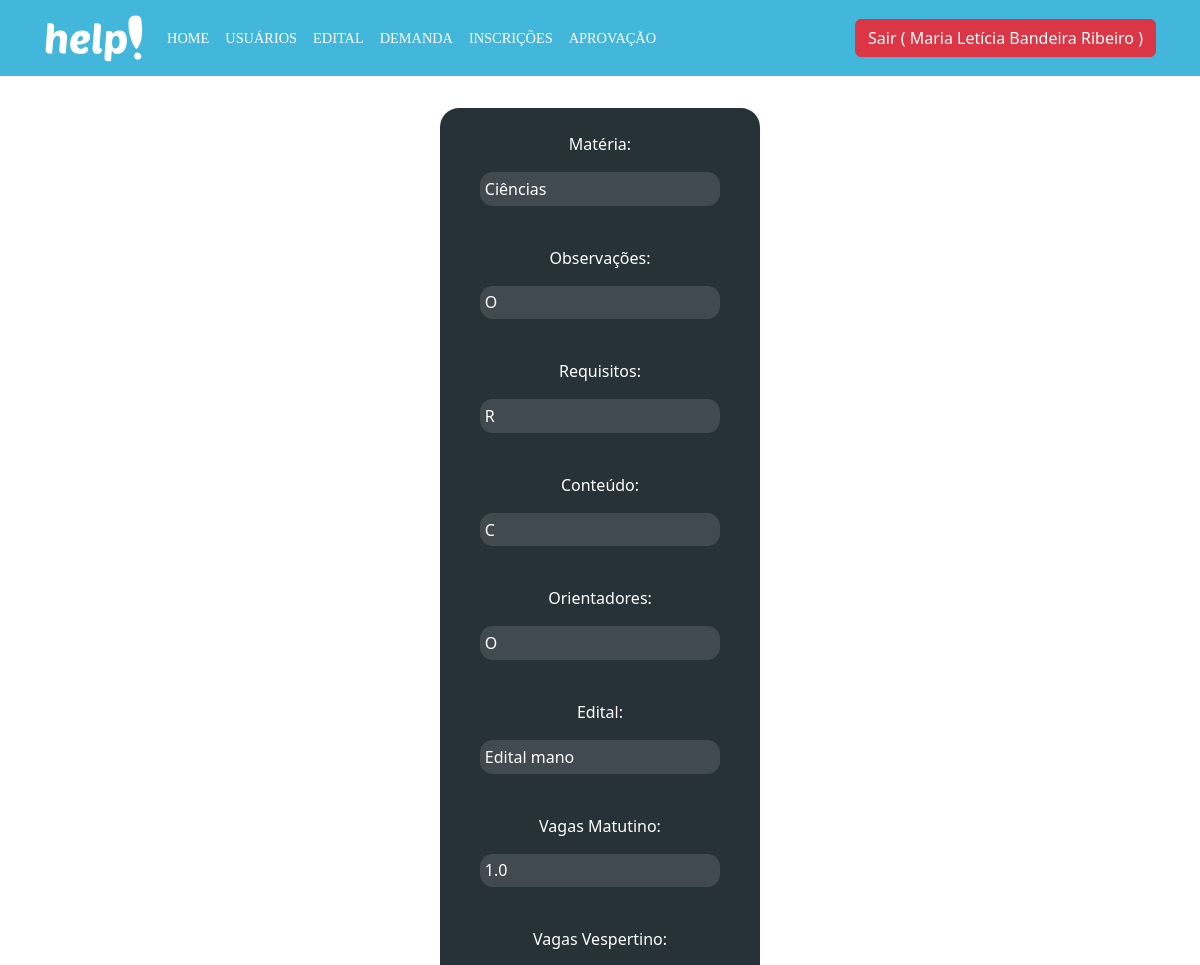
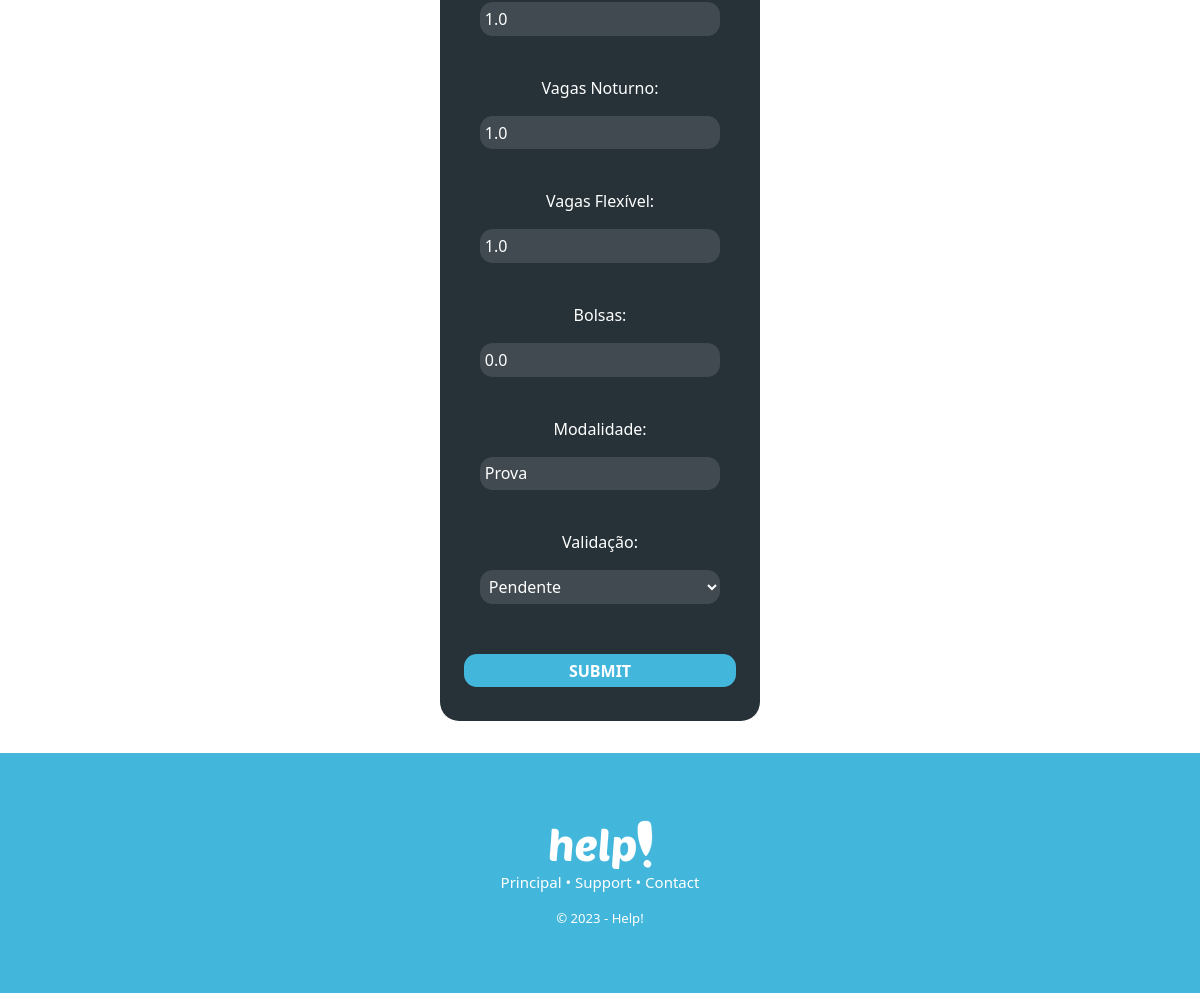
The page /demanda/update/1 (signed in) on the database its author committed (2 pictures, top to bottom).
### database/models.py (models this page shows, shortened)
class Usuario(db.Model, UserMixin):
  __tablename__= "usuario"
  id = db.Column(db.Integer, primary_key = True)
  nome = db.Column(db.String(100))
  email = db.Column(db.String(100))
  matricula = db.Column(db.String(100))
  senha = db.Column(db.String(100))
  admin = db.Column(db.Boolean)
  professor = db.Column(db.Boolean)

class Demanda(db.Model):
  __tablename__= "demanda"
  id = db.Column(db.Integer, primary_key = True, autoincrement = True)
  materia = db.Column(db.String(100))
  observacoes = db.Column(db.Text)
  requisitos = db.Column(db.Text)
  conteudo = db.Column(db.Text)
  orientadores = db.Column(db.Text)
  id_edital = db.Column(db.Integer, db.ForeignKey('edital.id'))
  modalidade = db.Column(db.Text)
  validacao = db.Column(db.Boolean)
  vagas_matutino = db.Column(db.Float)
  vagas_vespertino = db.Column(db.Float)
  vagas_noturno = db.Column(db.Float)
  vagas_flexivel = db.Column(db.Float)
  bolsas = db.Column(db.Float)
  edital = db.relationship('Edital', foreign_keys=id_edital)

class Edital(db.Model):
  __tablename__= "edital"
  id = db.Column(db.Integer, primary_key = True)
  titulo = db.Column(db.String(100))
  paragrafo = db.Column(db.String(100))
  link = db.Column(db.String(100))

### controllers/demanda.py (the view, shortened to what this page needs)
@bp_demanda.route('/update/<int:id>', methods=['GET', 'POST'])
@login_required
def update(id):
  if not current_user.professor:
    return 'Acesso não permitido'
    return redirect('/login')
  if id and request.method=='GET':
    demanda = Demanda.query.get(id)
    return render_template('demanda_update.html', demanda=demanda)

### controllers/usuario.py (called while the page is built)
@lm.user_loader
def load_user(id):
  usuario = Usuario.query.filter_by(id=id).first()
  return usuario

### templates/demanda_update.html (shortened to what this page needs)
{% extends 'header.html' %}
  {% block container %}
<div class="main-create">
  <div class="form-create">
    <form action="/demanda/update/{{demanda.id}}" method="POST" class="form-create-create">
      Matéria: <input type="text" name="materia" value="{{demanda.materia}}"><br/>
      Observações: <input type="text" name="observacoes" value="{{demanda.observacoes}}"><br/>
      Requisitos: <input type="text" name="requisitos" value="{{demanda.requisitos}}"><br/>
      Conteúdo: <input type="text" name="conteudo" value="{{demanda.conteudo}}"><br/>
      Orientadores: <input type="text" name="orientadores" value="{{demanda.orientadores}}"><br/>
      Edital: <input type="text" name="id_edital" value="{{demanda.edital.titulo}}"><br/>
      Vagas Matutino: <input type="number" name='vagas_matutino' value="{{demanda.vagas_matutino}}"/><br />
      Vagas Vespertino: <input type="number" name='vagas_vespertino' value="{{demanda.vagas_vespertino}}"/><br />
      Vagas Noturno: <input type="number" name='vagas_noturno' value="{{demanda.vagas_noturno}}"/><br />
      Vagas Flexível: <input type="number" name='vagas_flexivel' value="{{demanda.vagas_flexivel}}"/><br />
      Bolsas: <input type="number" name='bolsas' value="{{demanda.bolsas}}"/><br />
      Modalidade: <input type="text" name="modalidade" value="{{demanda.modalidade}}" /><br />
      Validação:
    <select name="validacao">
      <option value="False" {{ 'selected' if not demanda.validacao }}> Pendente</option>
    </select><br>
      <input type="submit" name="Atualizar" class="btn btn-success">
    </form>
  </div>
</div>
{% endblock %}

### templates/header.html (shortened to what this page needs)
<!DOCTYPE html>
<html lang="pt-br">
<head>
  <link href="https://cdn.jsdelivr.net/npm/bootstrap@5.3.0-alpha1/dist/css/bootstrap.min.css" rel="stylesheet">
  <link rel="stylesheet" href="/static/header.css">
</head>
<body>
<nav class="navbar navbar-expand-lg bg-body-tertiary" style="background-color: #43B6DB !important; padding-left: 2rem; padding-right: 2rem;">
  <div class="container-fluid">
    <a class="navbar-brand" href="/usuarios/dashboard"><img src="/static/assets/help.svg" alt="..." height="50vh"></a>
    <div class="collapse navbar-collapse" id="navbarSupportedContent">
      <ul class="navbar-nav me-auto mb-2 mb-lg-0">
        <li class="nav-item">
          <a class="nav-link active" aria-current="page" href="/usuarios/dashboard">Home</a>
        </li>
        {% if current_user.admin %}
        <li class="nav-item">
          <a class="nav-link" href="/usuarios/recovery">Usuários</a>
        </li>
        {% endif %}
        {% if current_user.admin %}
        <li class="nav-item">
          <a class="nav-link" href="/edital/recovery">Edital</a>
        </li>
        {% endif %}
        {% if current_user.professor %}
        <li class="nav-item">
          <a class="nav-link" href="/demanda/recovery">Demanda</a>
        </li>
        {% endif %}
        {% if current_user.professor %}
        <li class="nav-item">
          <a class="nav-link" href="/inscricao/recovery">Inscrições</a>
        </li>
        {% endif %}
        {% if current_user.professor %}
        <li class="nav-item">
          <a class="nav-link" href="/aprovacao/recovery">Aprovação</a>
        </li>
        {% endif %}
      </ul>
      <form class="d-flex" role="search">
        <a href="{{url_for('usuarios.logoff')}}" class="btn btn-danger" id="button-sair">Sair ( {{current_user.nome}} )</a>
      </form>
    </div>
  </div>
</nav>
  {% block container %}
  {% endblock %}
    <footer>
      <img src="/static/assets/help.svg" alt="IFRN">
      <p>Principal • Support • Contact</p>
      <small>© 2023 - Help!</small>
    </footer>
</body>
</html>

### static/header.css (style rules this page uses)
:root { --color-principal: #43B6DB; --color-secundary: #A1DBED; --color-gray: #171717; --color-black: #263238; --color-gray-secundary: #404A50; }
.nav-link { color: white !important; transition: 0.5s ease-in-out; }
.main-create { display: flex; justify-content: center; align-items: center; }
.form-create { flex-direction: column; background: var(--color-black); max-width: 45%; width: auto; height: auto; border-radius: 1.2rem; padding: 1.5rem; float: right; margin: 2rem; }
.form-create-create { color: #fff; display: flex; justify-content: center; align-items: center; flex-direction: column; }
.form-create-create input[type="text"], .form-create-create input[type="email"], .form-create-create input[type="number"], .form-create-create input[type="password"], select { padding: 0.3rem; color: #fff; background: var(--color-gray-secundary); border-radius: 0.8rem; border: none; width: 15rem; margin: 1rem; }
.form-create-create input[type="submit"] { background-color: var(--color-principal); padding: 0.3rem; border: none; outline: none; width: 100%; border-radius: 0.8rem; color: #fff; text-transform: uppercase; font-weight: 600; margin: 10px 0; cursor: pointer; transition: 0.5s; }
ul, li { list-style-type: none; font-family: 'Poppins'; font-style: normal; font-weight: 500; font-size: 14.358px; line-height: 170%; text-align: left; text-transform: uppercase; color: #626262; }
footer { background: #43B6DB; font-weight: 400; font-size: 15px; color: #FFFFFF; padding: 64px; text-align: center; width: 100%; height: 15rem; display: flex; justify-content: center; align-items: center; flex-direction: column; }

### rows shown on the page
Usuario: nome "Maria Letícia Bandeira Ribeiro"
Demanda: materia "Ciências", observacoes "O", requisitos "R", conteudo "C", orientadores "O", vagas_matutino "1.0", vagas_vespertino "1.0", vagas_noturno "1.0", vagas_flexivel "1.0", bolsas "0.0", modalidade "Prova"
Edital: id_edital "Edital mano"
